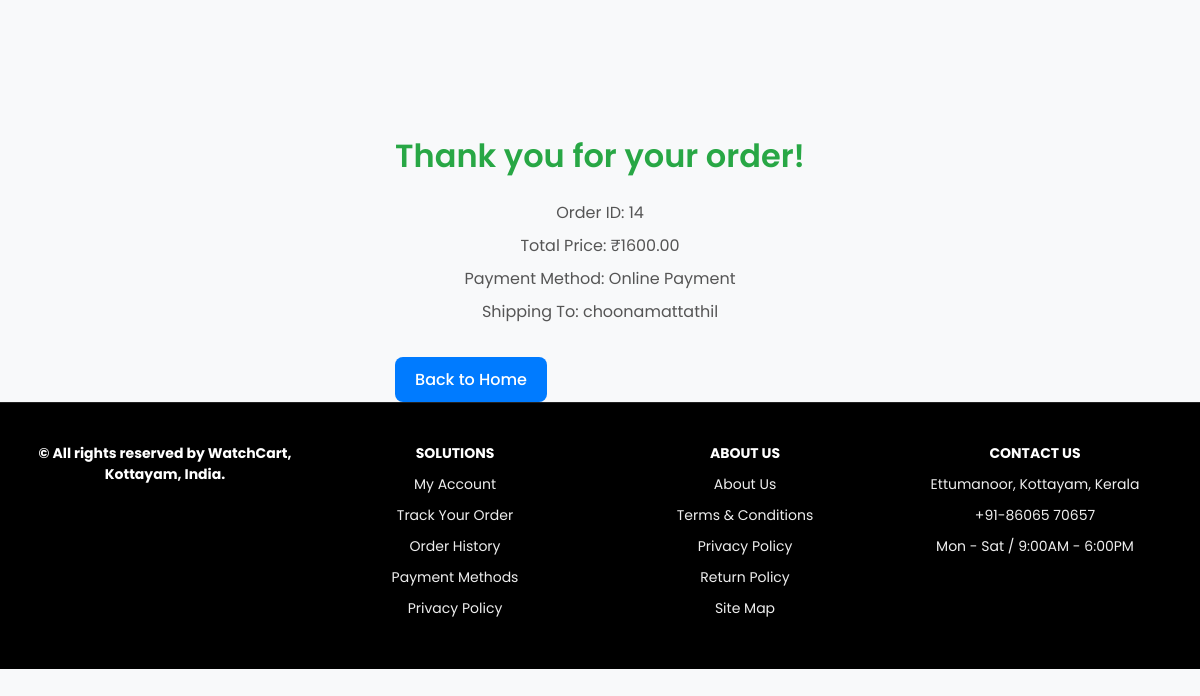
The page /order_confirmation/14/ (signed in) on the database its author committed.
### eapp/models.py (models this page shows, shortened)
class Order(models.Model):
    PAYMENT_METHODS = [
        ('online', 'Online Payment'),
        ('cod', 'Cash on Delivery'),
    ]
    STATUS_CHOICES = [
        ('Pending', 'Pending'),
        ('Confirmed', 'Confirmed'),
    ]
    user = models.ForeignKey(User, on_delete=models.CASCADE)
    name = models.CharField(max_length=255, blank=True)
    phone = models.CharField(max_length=15, blank=True)
    shipping_address = models.TextField()
    payment_method = models.CharField(max_length=20, choices=PAYMENT_METHODS)
    total_price = models.DecimalField(max_digits=10, decimal_places=2)
    date_ordered = models.DateTimeField(auto_now_add=True)
    is_paid = models.BooleanField(default=False)
    status = models.CharField(max_length=20, choices=STATUS_CHOICES, default='Pending')
    razorpay_payment_id = models.CharField(max_length=100, blank=True, null=True)

### eapp/views.py (the view)
# urls.py: path('order_confirmation/<int:order_id>/',views.order_confirmation,name='order_confirmation'),
@login_required(login_url='userlogin')
def order_confirmation(request, order_id):
    order = get_object_or_404(Order, id=order_id, user=request.user)
    return render(request, 'order_confirmation.html', {'order': order})

### templates/order_confirmation.html (shortened to what this page needs)
{% load static %}
<!DOCTYPE html>
<html lang="en">
<head>
    <link rel="stylesheet" href="{% static 'css/order_confirmation.css' %}">
</head>
<body>
    <div>
    <h1>Thank you for your order!</h1>
    <p>Order ID: {{ order.id }}</p>
    <p>Total Price: ₹{{ order.total_price }}</p>
    <p>Payment Method: {{ order.get_payment_method_display }}</p>
    <p>Shipping To: {{ order.shipping_address }}</p>
    <a href="{% url 'index' %}">Back to Home</a>
</div>
  <footer class="footer">
    <div class="foot1">
      <ul>
        <li>© All rights reserved by WatchCart, Kottayam, India.</li>
      </ul>
    </div>
    <div class="foot2">
      <ul>
        <li><b>SOLUTIONS</b></li>
        <li>My Account</li>
        <li>Track Your Order</li>
        <li>Order History</li>
        <li>Payment Methods</li>
        <li>Privacy Policy</li>
      </ul>
    </div>
    <div class="foot3">
      <ul>
        <li><b>ABOUT US</b></li>
        <li>About Us</li>
        <li>Terms & Conditions</li>
        <li>Privacy Policy</li>
        <li>Return Policy</li>
        <li>Site Map</li>
      </ul>
    </div>
    <div class="foot4">
      <ul>
        <li><b>CONTACT US</b></li>
        <li>Ettumanoor, Kottayam, Kerala</li>
        <li>+91-86065 70657</li>
        <li>Mon - Sat / 9:00AM - 6:00PM</li>
      </ul>
    </div>
  </footer>
</body>
</html>

### static/css/order_confirmation.css (style rules this page uses)
* { margin: 0; padding: 0; box-sizing: border-box; }
body { font-family: 'Poppins', sans-serif; background-color: #f8f9fa; color: #333; margin: 0; padding: 0; display: flex; flex-direction: column; align-items: center; min-height: 100vh; justify-content: center; }
h1 { font-size: 2rem; font-weight: 600; margin-bottom: 20px; color: #28a745; }
p { font-size: 1rem; margin: 8px 0; color: #555; text-align: center; }
a { display: inline-block; margin-top: 25px; padding: 10px 20px; background-color: #007bff; color: #fff; text-decoration: none; border-radius: 8px; font-weight: 500; transition: background-color 0.3s ease; }
.footer { background-color: #000; color: #eee; display: flex; flex-wrap: wrap; justify-content: space-around; padding: 30px 20px; border-top: 1px solid #222; width: 100%; }
.footer div { flex: 1; min-width: 200px; margin: 10px; text-align: center; }
.footer ul { list-style: none; padding: 0; }
.footer li { margin-bottom: 10px; font-size: 14px; }
.footer li:first-child { font-weight: bold; color: #fff; }

### rows shown on the page
Order: id "14", total_price "1600.00", payment_method "Online Payment", shipping_address "choonamattathil"
